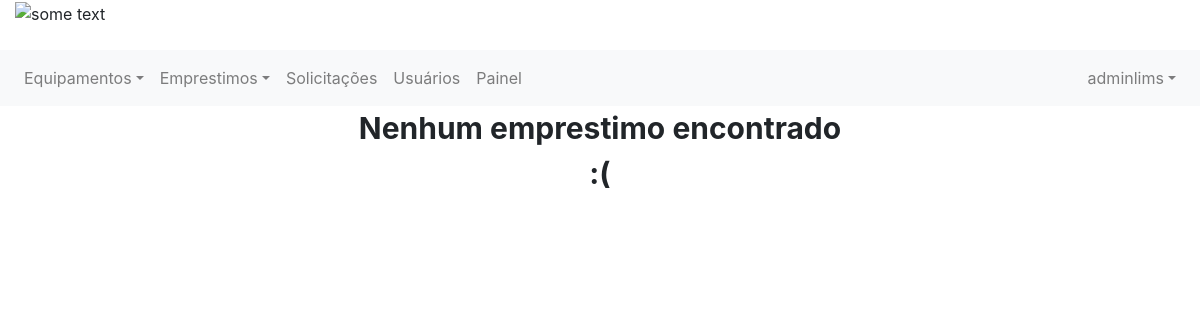
The page / (signed in) on the database as committed earlier.
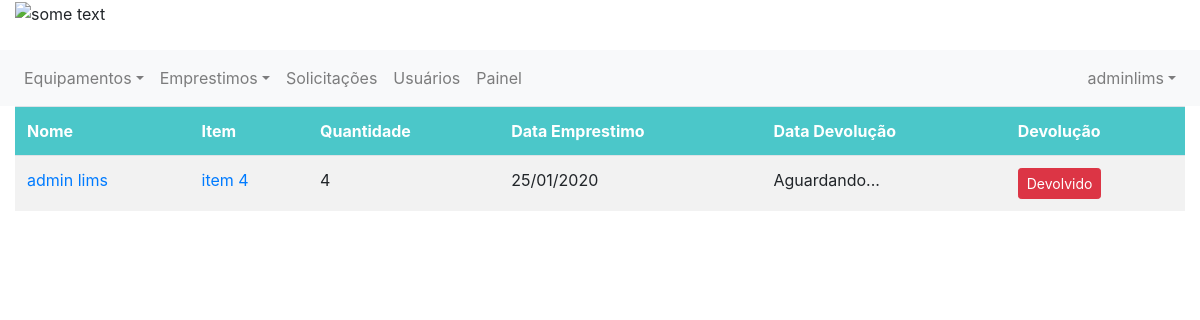
The same page on the database as committed later.
### emprestimo/models.py (models this page shows)
class Emprestimo(models.Model):
    equipamento = models.ForeignKey(Item, on_delete=models.CASCADE, related_name='item_emprestimo')
    solicitante = models.ForeignKey(Usuario, on_delete=models.CASCADE, related_name='usuario_emprestimo')
    tipo = models.ForeignKey(TipoEstadoEmprestimo, on_delete=models.CASCADE, related_name='tipo_emprestimo')
    estado = models.BooleanField(default=0)
    descricao = models.CharField(max_length=255)
    quantidade = models.IntegerField()
    data_emprestimo = models.DateField(null=False)
    data_devolucao = models.DateField(null=True)
    mensagem_rejeitado = models.CharField(max_length=255, null=True)
    mensagem_devolucao = models.CharField(max_length=255, null=True)

### controle/models.py (models this page shows, shortened)
class Usuario(models.Model):
    user = models.OneToOneField(User, related_name='profile', on_delete=models.CASCADE, null=True)
    telefone = models.IntegerField()
    tipo = models.ForeignKey(TipoUsuario, on_delete=models.CASCADE)

class Item(models.Model):
    nome = models.CharField(max_length=100)
    quantidade = models.IntegerField()
    quantidade_emprestada = models.IntegerField(default=0)
    quantidade_descartada = models.IntegerField(default=0)
    codigo_tombamento = models.CharField(max_length=100, null=True, default=None)
    tipo = models.ForeignKey(TipoEquipamento, on_delete=models.CASCADE)
    imagem = models.FileField(upload_to='documents/%Y/%m/%d', default='documents/1111/sem_foto.jpg')
    excluido = models.BooleanField(default=False)
    em_operacao = models.BooleanField(default=1, null=True)

### emprestimo/views.py (the view)
# urls.py: path('', exibir_emprestimos, name='root'),
@login_required
def exibir_emprestimos(request):
    emprestimos_ativos = Emprestimo.objects.filter(tipo=2).order_by('-data_emprestimo')
    paginator = Paginator(emprestimos_ativos, 8)
    page = request.GET.get('page')
    emprestimos_ativos = paginator.get_page(page)
    return render(request, 'emprestimos.html',
                  {'emprestimos': emprestimos_ativos,
                   'user_logado': get_usuario_logado(request)})

### emprestimo/views.py (called while the page is built)
def get_usuario_logado(request):
    return request.user

### controle/templates/emprestimos.html (shortened to what this page needs)
{% extends 'base.html' %}
{% block 'content' %}
{% if emprestimos %}
<table class="table table-hover">
    <tr>
        <th>Nome</th>
        <th>Item</th>
        <th>Quantidade</th>
        <th>Data Emprestimo</th>
        <th>Data Devolução</th>
        {% if user_logado.is_superuser %}
        <th>Devolução</th>
        {% endif %}
    </tr>
    {% for emprestimo in emprestimos %}
    <tr>
        <td><a href="{% url 'exibe_um_usuario' emprestimo.solicitante.id %}">
            {{ emprestimo.solicitante.user.first_name }} {{emprestimo.solicitante.user.last_name}} </a></td>
        <td><a href="{% url 'equipamento' emprestimo.equipamento.id %}">{{emprestimo.equipamento.nome}}</a></td>
        <td>{{emprestimo.quantidade}}</td>
        <td>{{emprestimo.data_emprestimo| date:"d/m/Y"}}</td>
        <td>
            {% if emprestimo.data_devolucao == none %}
            Aguardando...
            {% else %}
            {{emprestimo.data_devolucao| date:"d/m/Y"}}
            {% endif %}
        </td>
        {% if user_logado.is_superuser %}
        <td>
            {% if emprestimo.data_devolucao == none %}
            <a class="btn btn-sm btn-danger" href="" role="button" id="dropdownMenuLink" data-toggle="dropdown"
               aria-haspopup="true" aria-expanded="false">Devolvido</a>
            {% endif %}
        </td>
        {% endif %}
    </tr>
    {%endfor%}
</table>
{% else %}
<p style="font-size: 30px; font-weight: bold; text-align:center">Nenhum emprestimo encontrado <br> :( </p>
{% endif %}
<br>
{% endblock %}

Rows that differ between the two databases and show on the page:
added Emprestimo: solicitante.user.first_name "admin", solicitante.user.last_name "lims", equipamento.nome "item 4", quantidade "4", data_emprestimo "25/01/2020", shows "Aguardando...", shows "Devolvido"
Other text that changed with them:
text no longer shown: "Nenhum emprestimo encontrado :("
text now shown: "Nome Item Quantidade Data Emprestimo Data Devolução Devolução"
